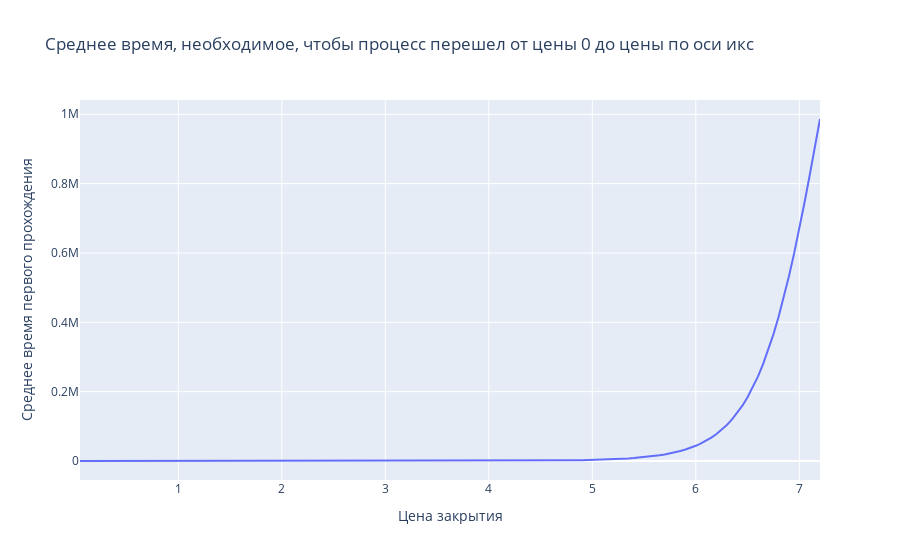

Notebook code cell kept with this figure:
### Code cell
# По методу Монте-Карло проверялся участок до 2.5. Длительность вычислений то и дело, что растет. 
# Но закон в целом похож на эксперимент. Плюс в статье те же значения
fig = go.Figure(data=[
    go.Scatter(x=thresholds, y=iu),
])
fig.update_layout(title=f"Среднее время, необходимое, чтобы процесс перешел от цены 0 до цены по оси икс")
fig.update_yaxes(title="Среднее время первого прохождения")
fig.update_xaxes(title="Цена закрытия")
fig.show()

### Figure 1 — Plotly figure (JSON) as saved in the notebook; plotly's stock layout.template omitted (floating-point values rounded to 4 significant figures; data arrays with more than 128 entries replaced by an {"elided": "..."} marker saying what was removed)
{"data": [{"type": "scatter", "x": {"elided": "144 float values"}, "y": {"elided": "144 float values"}}], "layout": {"autosize": true, "title": {"text": "Среднее время, необходимое, чтобы процесс перешел от цены 0 до цены по оси икс"}, "xaxis": {"autorange": true, "range": [0.05, 7.2], "title": {"text": "Цена закрытия"}, "type": "linear"}, "yaxis": {"autorange": true, "range": [-54800.0, 1041000.0], "title": {"text": "Среднее время первого прохождения"}, "type": "linear"}}}
